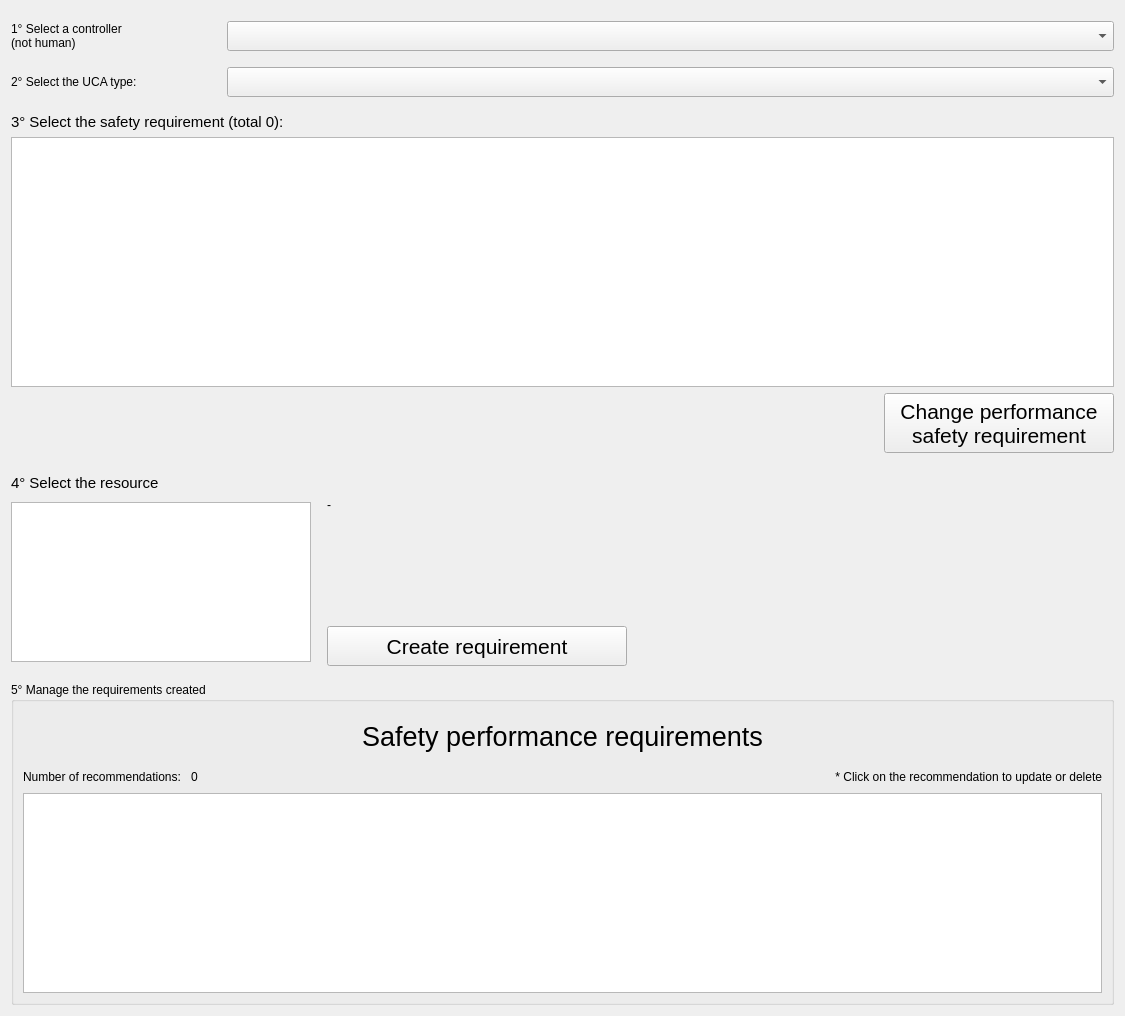
          <widget class="QWidget" name="scrollAreaWidgetContents_16">
           <property name="geometry">
            <rect>
             <x>0</x>
             <y>0</y>
             <width>1125</width>
             <height>1016</height>
            </rect>
           </property>
           <layout class="QGridLayout" name="gridLayout_63">
            <item row="0" column="0">
             <layout class="QHBoxLayout" name="horizontalLayout_96">
              <property name="topMargin">
               <number>10</number>
              </property>
              <property name="bottomMargin">
               <number>10</number>
              </property>
              <item>
               <widget class="QLabel" name="label_80">
                <property name="minimumSize">
                 <size>
                  <width>210</width>
                  <height>0</height>
                 </size>
                </property>
                <property name="maximumSize">
                 <size>
                  <width>100</width>
                  <height>16777215</height>
                 </size>
                </property>
                <property name="text">
                 <string>1° Select a controller
(not human)</string>
                </property>
               </widget>
              </item>
              <item>
               <widget class="QComboBox" name="combobox_saf_pef_controller">
                <property name="minimumSize">
                 <size>
                  <width>0</width>
                  <height>30</height>
                 </size>
                </property>
                <property name="focusPolicy">
                 <enum>Qt::TabFocus</enum>
                </property>
                <property name="contextMenuPolicy">
                 <enum>Qt::DefaultContextMenu</enum>
                </property>
                <property name="toolTip">
                 <string>This list contains all controllers that are NOT HUMAN</string>
                </property>
               </widget>
              </item>
             </layout>
            </item>
            <item row="1" column="0">
             <layout class="QHBoxLayout" name="horizontalLayout_100">
              <property name="topMargin">
               <number>0</number>
              </property>
              <property name="bottomMargin">
               <number>10</number>
              </property>
              <item>
               <widget class="QLabel" name="label_84">
                <property name="minimumSize">
                 <size>
                  <width>210</width>
                  <height>0</height>
                 </size>
                </property>
                <property name="maximumSize">
                 <size>
                  <width>100</width>
                  <height>16777215</height>
                 </size>
                </property>
                <property name="text">
                 <string>2° Select the UCA type:</string>
                </property>
               </widget>
              </item>
              <item>
               <widget class="QComboBox" name="combobox_saf_pef_uca_type">
                <property name="minimumSize">
                 <size>
                  <width>0</width>
                  <height>30</height>
                 </size>
                </property>
                <property name="focusPolicy">
                 <enum>Qt::TabFocus</enum>
                </property>
                <property name="contextMenuPolicy">
                 <enum>Qt::DefaultContextMenu</enum>
                </property>
                <property name="toolTip">
                 <string>This list contains all controllers that are NOT HUMAN</string>
                </property>
               </widget>
              </item>
             </layout>
            </item>
            <item row="2" column="0">
             <layout class="QVBoxLayout" name="verticalLayout_53">
              <property name="bottomMargin">
               <number>15</number>
              </property>
              <item>
               <widget class="QLabel" name="lbl_saf_pef_req">
                <property name="font">
                 <font>
                  <pointsize>11</pointsize>
                 </font>
                </property>
                <property name="text">
                 <string>3° Select the safety requirement (total 0):</string>
                </property>
               </widget>
              </item>
              <item>
               <widget class="QListWidget" name="listwidget_saf_pef_requirement">
                <property name="minimumSize">
                 <size>
                  <width>0</width>
                  <height>250</height>
                 </size>
                </property>
                <property name="maximumSize">
                 <size>
                  <width>16777215</width>
                  <height>16777215</height>
                 </size>
                </property>
                <property name="font">
                 <font>
                  <pointsize>11</pointsize>
                 </font>
                </property>
                <property name="autoFillBackground">
                 <bool>false</bool>
                </property>
                <property name="alternatingRowColors">
                 <bool>true</bool>
                </property>
                <property name="wordWrap">
                 <bool>true</bool>
                </property>
               </widget>
              </item>
              <item>
               <layout class="QHBoxLayout" name="horizontalLayout_113">
                <item>
                 <spacer name="horizontalSpacer_65">
                  <property name="orientation">
                   <enum>Qt::Horizontal</enum>
                  </property>
                  <property name="sizeHint" stdset="0">
                   <size>
                    <width>40</width>
                    <height>20</height>
                   </size>
                  </property>
                 </spacer>
                </item>
                <item>
                 <widget class="QPushButton" name="button_saf_pef_change">
                  <property name="minimumSize">
                   <size>
                    <width>230</width>
                    <height>60</height>
                   </size>
                  </property>
                  <property name="maximumSize">
                   <size>
                    <width>230</width>
                    <height>60</height>
                   </size>
                  </property>
                  <property name="font">
                   <font>
                    <pointsize>16</pointsize>
                    <underline>false</underline>
                    <kerning>true</kerning>
                   </font>
                  </property>
                  <property name="text">
                   <string>Change performance
safety requirement</string>
                  </property>
                 </widget>
                </item>
               </layout>
              </item>
             </layout>
            </item>
            <item row="3" column="0">
             <layout class="QVBoxLayout" name="verticalLayout_58">
              <property name="topMargin">
               <number>0</number>
              </property>
              <property name="bottomMargin">
               <number>10</number>
              </property>
              <item>
               <widget class="QLabel" name="lbl_stride_act_5">
                <property name="font">
                 <font>
                  <pointsize>11</pointsize>
                 </font>
                </property>
                <property name="text">
                 <string>4° Select the resource</string>
                </property>
               </widget>
              </item>
              <item>
               <layout class="QHBoxLayout" name="horizontalLayout_98">
                <item>
                 <widget class="QListWidget" name="listwidget_saf_pef_resource">
                  <property name="minimumSize">
                   <size>
                    <width>300</width>
                    <height>160</height>
                   </size>
                  </property>
                  <property name="maximumSize">
                   <size>
                    <width>300</width>
                    <height>160</height>
                   </size>
                  </property>
                  <property name="font">
                   <font>
                    <pointsize>11</pointsize>
                   </font>
                  </property>
                  <property name="autoFillBackground">
                   <bool>false</bool>
                  </property>
                  <property name="alternatingRowColors">
                   <bool>true</bool>
                  </property>
                  <property name="wordWrap">
                   <bool>true</bool>
                  </property>
                 </widget>
                </item>
                <item>
                 <layout class="QVBoxLayout" name="verticalLayout_45">
                  <property name="leftMargin">
                   <number>10</number>
                  </property>
                  <item>
                   <widget class="QLabel" name="lbl_saf_pef_res_req">
                    <property name="text">
                     <string>-</string>
                    </property>
                    <property name="wordWrap">
                     <bool>true</bool>
                    </property>
                   </widget>
                  </item>
                  <item>
                   <spacer name="verticalSpacer_9">
                    <property name="orientation">
                     <enum>Qt::Vertical</enum>
                    </property>
                    <property name="sizeHint" stdset="0">
                     <size>
                      <width>20</width>
                      <height>10</height>
                     </size>
                    </property>
                   </spacer>
                  </item>
                  <item>
                   <layout class="QHBoxLayout" name="horizontalLayout_97">
                    <item>
                     <widget class="QPushButton" name="button_saf_pef_add">
                      <property name="minimumSize">
                       <size>
                        <width>300</width>
                        <height>40</height>
                       </size>
                      </property>
                      <property name="maximumSize">
                       <size>
                        <width>300</width>
                        <height>16777215</height>
                       </size>
                      </property>
                      <property name="font">
                       <font>
                        <pointsize>16</pointsize>
                        <underline>false</underline>
                        <kerning>true</kerning>
                       </font>
                      </property>
                      <property name="text">
                       <string>Create requirement</string>
                      </property>
                     </widget>
                    </item>
                    <item>
                     <spacer name="horizontalSpacer_47">
                      <property name="orientation">
                       <enum>Qt::Horizontal</enum>
                      </property>
                      <property name="sizeHint" stdset="0">
                       <size>
                        <width>38</width>
                        <height>27</height>
                       </size>
                      </property>
                     </spacer>
                    </item>
                   </layout>
                  </item>
                 </layout>
                </item>
               </layout>
              </item>
             </layout>
            </item>
            <item row="4" column="0">
             <widget class="QGroupBox" name="groupBox_36">
              <property name="minimumSize">
               <size>
                <width>0</width>
                <height>200</height>
               </size>
              </property>
              <property name="maximumSize">
               <size>
                <width>16777215</width>
                <height>16777215</height>
               </size>
              </property>
              <property name="title">
               <string>5° Manage the requirements created</string>
              </property>
              <layout class="QGridLayout" name="gridLayout_61">
               <item row="0" column="0">
                <widget class="QLabel" name="label_91">
                 <property name="minimumSize">
                  <size>
                   <width>0</width>
                   <height>50</height>
                  </size>
                 </property>
                 <property name="maximumSize">
                  <size>
                   <width>16777215</width>
                   <height>50</height>
                  </size>
                 </property>
                 <property name="font">
                  <font>
                   <pointsize>20</pointsize>
                   <underline>false</underline>
                  </font>
                 </property>
                 <property name="text">
                  <string>Safety performance requirements</string>
                 </property>
                 <property name="alignment">
                  <set>Qt::AlignCenter</set>
                 </property>
                </widget>
               </item>
               <item row="1" column="0">
                <layout class="QHBoxLayout" name="horizontalLayout_105">
                 <item>
                  <widget class="QLabel" name="label_92">
                   <property name="text">
                    <string>Number of recommendations: </string>
                   </property>
                  </widget>
                 </item>
                 <item>
                  <widget class="QLabel" name="lbl_saf_pef_res_requirement_count">
                   <property name="minimumSize">
                    <size>
                     <width>40</width>
                     <height>0</height>
                    </size>
                   </property>
                   <property name="text">
                    <string>0</string>
                   </property>
                  </widget>
                 </item>
                 <item>
                  <spacer name="horizontalSpacer_48">
                   <property name="orientation">
                    <enum>Qt::Horizontal</enum>
                   </property>
                   <property name="sizeHint" stdset="0">
                    <size>
                     <width>40</width>
                     <height>20</height>
                    </size>
                   </property>
                  </spacer>
                 </item>
                 <item>
                  <widget class="QLabel" name="label_102">
                   <property name="text">
                    <string>* Click on the recommendation to update or delete</string>
                   </property>
                   <property name="alignment">
                    <set>Qt::AlignRight|Qt::AlignTrailing|Qt::AlignVCenter</set>
                   </property>
                  </widget>
                 </item>
                </layout>
               </item>
               <item row="2" column="0">
                <widget class="QListWidget" name="listwidget_saf_pef_res_requirement">
                 <property name="minimumSize">
                  <size>
                   <width>0</width>
                   <height>200</height>
                  </size>
                 </property>
                 <property name="maximumSize">
                  <size>
                   <width>16777215</width>
                   <height>200</height>
                  </size>
                 </property>
                 <property name="alternatingRowColors">
                  <bool>true</bool>
                 </property>
                 <property name="wordWrap">
                  <bool>true</bool>
                 </property>
                </widget>
               </item>
              </layout>
             </widget>
            </item>
           </layout>
          </widget>
